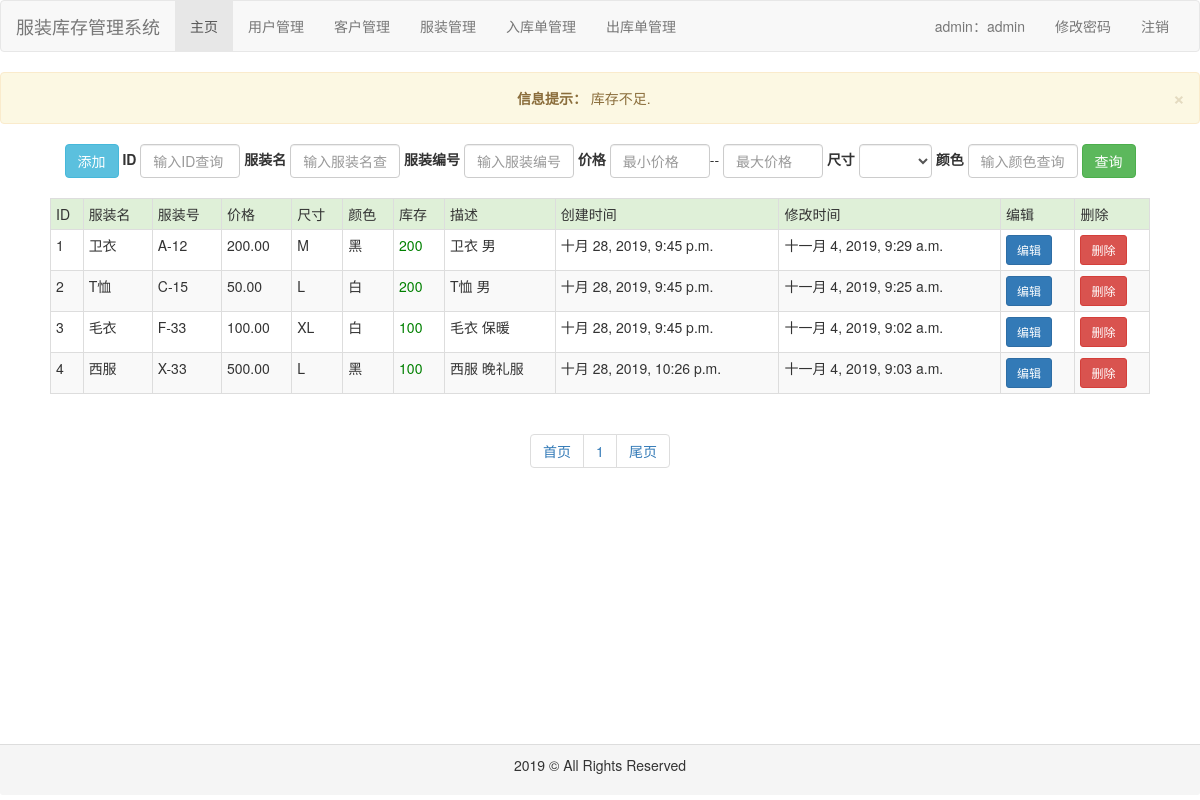
/clothes/ (signed in), run on an earlier commit of the app's database.
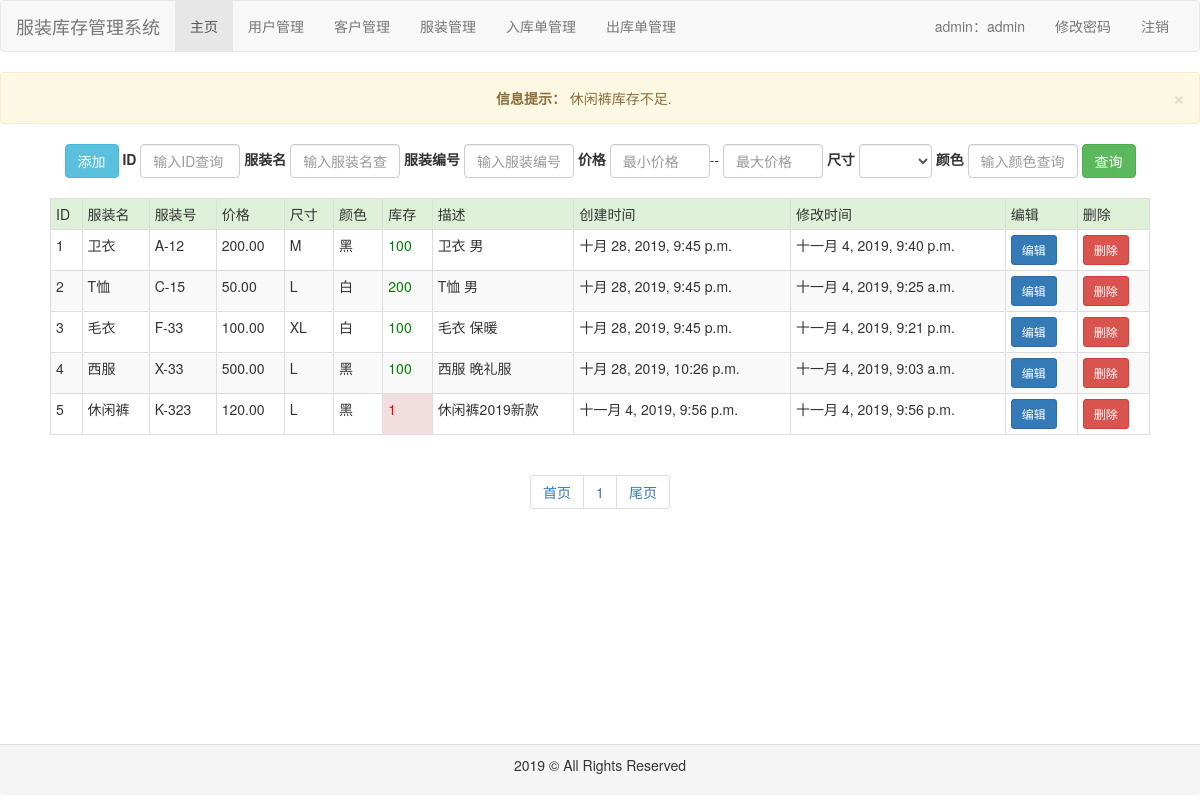
And on a later commit of the database.
### common/models.py (models this page shows, shortened)
class Clothes(models.Model):
    size_choices = (
        ('S', 'S'),
        ('M', 'M'),
        ('L', 'L'),
        ('XL', 'XL'),
        ('XXL', 'XXL')
    )
    name = models.CharField(max_length=32, verbose_name='服装名')
    sn = models.CharField(max_length=32, unique=True, verbose_name='服装号')
    price = models.DecimalField(max_digits=10, decimal_places=2, verbose_name='价格')
    size = models.CharField(max_length=32, choices=size_choices, verbose_name='尺寸')
    color = models.CharField(max_length=32, verbose_name='颜色')
    stock = models.PositiveIntegerField(verbose_name='库存')
    image = models.ImageField(upload_to='clothes', verbose_name='图片')
    desc = models.CharField(max_length=200, verbose_name='描述')
    create_time = models.DateTimeField(auto_now_add=True, verbose_name='创建时间')
    modify_time = models.DateTimeField(auto_now=True, verbose_name='修改时间')
    class Meta:
        ordering = ['create_time']
        verbose_name = '服装'
        verbose_name_plural = verbose_name

### clothes/views.py (the view)
# urls.py: path('', views.list, name='index'),
def list(request):
    qs = Clothes.objects.all()
    short = []
    for foo in qs:
        if foo.stock < 10:
            short.append(foo.name)
    short_str = '、'.join(short)
    messages.add_message(request, messages.WARNING, f'{str(short_str)}库存不足')
    paginator = Paginator(qs, 10)
    page = request.GET.get('page', '1')
    result = paginator.page(page)
    context = {
        'result': result,
    }
    return render(request, 'clothes/index.html', context)

### clothes/templates/clothes/index.html (shortened to what the changed rows need)
{% extends 'base.html' %}
{% block content %}
    <div id="content" style="height: 600px">
        <br>
        <div id="table" align="center">
            {% if result %}
                <table class="table table-striped table-bordered table-hover  table-condensed" style="width: 1100px">
                {% for foo in result %}
                    <tr>
                        <td>{{ foo.id }}</td>
                        <td>{{ foo.name }}</td>
                        <td>{{ foo.sn }}</td>
                        <td>{{ foo.price }}</td>
                        <td>{{ foo.size }}</td>
                        <td>{{ foo.color }}</td>
                        {% if foo.stock > 10 %}
                            <td style="color: green">{{ foo.stock }}</td>
                        {% else %}
                            <td class="danger" style="color: red">{{ foo.stock }}</td>
                        {% endif %}
                        <td>{{ foo.desc }}</td>
                        <td>{{ foo.create_time }}</td>
                        <td>{{ foo.modify_time }}</td>
                        <td><a class="btn btn-primary btn-sm" href="{% url 'clothes:update' foo.id %}">编辑</a></td>
                        <td><a class="btn btn-danger btn-sm" href="{% url 'clothes:delete' foo.id %}">删除</a></td>
                    </tr>
                {% endfor %}
            {% else %}
                <p>没有任何服装</p>
            {% endif %}
            </table>
        </div>
        <div class="text-center">
            <ul class="pagination">
                {% for num in result.paginator.page_range %}
                    <li><a href="/clothes/?page={{ num }}" rel="external nofollow">{{ num }}</a></li>
                {% endfor %}
            </ul>
        </div>
    </div>
{% endblock %}

What changed in the data, as far as the page shows it:
changed Clothes "卫衣": stock "200" → "100"; modify_time "十一月 4, 2019, 9:29 a.m." → "十一月 4, 2019, 9:40 p.m."
changed Clothes "毛衣": modify_time "十一月 4, 2019, 9:02 a.m." → "十一月 4, 2019, 9:21 p.m."
added Clothes: id "5", name "休闲裤", sn "K-323", price "120.00", size "L", color "黑", stock "1", desc "休闲裤2019新款", create_time "十一月 4, 2019, 9:56 p.m.", modify_time "十一月 4, 2019, 9:56 p.m."
Also different on the page:
new list line: "× 信息提示： 休闲裤库存不足 ."
list line gone: "× 信息提示： 库存不足 ."
